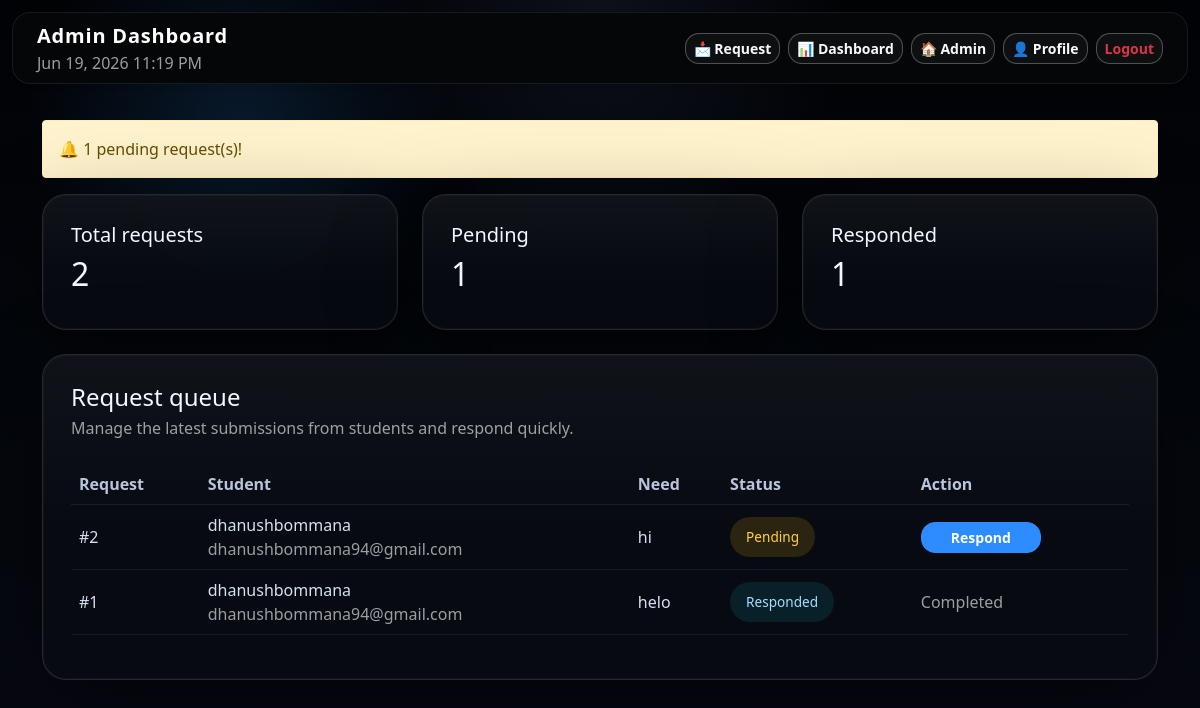
/dashboard (signed in), run on the app's committed database.
### tables this page shows
CREATE TABLE requests (
                id INTEGER PRIMARY KEY AUTOINCREMENT,
                user_id INTEGER,
                name TEXT,
                email TEXT,
                need TEXT,
                issue TEXT,
                status TEXT DEFAULT 'pending',
                response TEXT,
                created_at TIMESTAMP DEFAULT CURRENT_TIMESTAMP,
                responded_at TIMESTAMP, attachments TEXT, response_attachments TEXT,
                FOREIGN KEY(user_id) REFERENCES users(id)
            );

### app.py (the view)
@app.route('/dashboard')
@login_required
@admin_required
def dashboard():
    with get_db() as conn:
        rows = conn.execute('SELECT * FROM requests ORDER BY created_at DESC').fetchall()
        all_requests = []
        for r in rows:
            d = dict(r)
            try:
                raw = json.loads(d.get('attachments') or '[]')
                d['attachments_list'] = [os.path.basename(p) for p in raw]
            except Exception:
                d['attachments_list'] = []
            try:
                raw2 = json.loads(d.get('response_attachments') or '[]')
                d['response_attachments_list'] = [os.path.basename(p) for p in raw2]
            except Exception:
                d['response_attachments_list'] = []
            all_requests.append(d)
        pending = conn.execute('SELECT COUNT(*) as count FROM requests WHERE status="pending"').fetchone()['count']
        responded = conn.execute('SELECT COUNT(*) as count FROM requests WHERE status="responded"').fetchone()['count']
    return render_template('dashboard.html', requests=all_requests, pending=pending, responded=responded)

### app.py (called while the page is built)
def get_db():
    conn = sqlite3.connect('instance/whatsapp.db')
    conn.row_factory = sqlite3.Row
    return conn

def login_required(f):
    @wraps(f)
    def decorated(*args, **kwargs):
        if 'user_id' not in session:
            flash('Please login first', 'danger')
            return redirect(url_for('login'))
        return f(*args, **kwargs)
    return decorated

def admin_required(f):
    @wraps(f)
    def decorated(*args, **kwargs):
        if not session.get('is_admin'):
            flash('Admin access required', 'danger')
            return redirect(url_for('profile'))
        return f(*args, **kwargs)
    return decorated

@app.context_processor
def inject_now():
    return {'now': datetime.now().strftime('%b %d, %Y %I:%M %p')}

### templates/dashboard.html (shortened to what this page needs)
<!DOCTYPE html>
<html>
<head>
    <link href="https://cdn.jsdelivr.net/npm/bootstrap@5.1.3/dist/css/bootstrap.min.css" rel="stylesheet">
    <link href="{{ url_for('static', filename='style.css') }}" rel="stylesheet">
</head>
<body>
<nav class="navbar navbar-dark bg-black shadow-sm glass-nav section-slide fixed-top">
    <div class="container-fluid px-4">
        <div>
            <span class="navbar-brand fs-5">Admin Dashboard</span>
            <div class="small-text">{{ now }}</div>
        </div>
            <div class="d-flex gap-2 align-items-center top-icon-menu">
                <a href="{{ url_for('make_request') }}" class="btn btn-outline-light btn-sm">📩 Request</a>
                <a href="{{ url_for('dashboard') }}" class="btn btn-outline-light btn-sm">📊 Dashboard</a>
                <a href="{{ url_for('admin_portal') }}" class="btn btn-outline-light btn-sm">🏠 Admin</a>
                <a href="{{ url_for('profile') }}" class="btn btn-outline-light btn-sm">👤 Profile</a>
                <a href="{{ url_for('logout') }}" class="btn btn-outline-light btn-sm text-danger">Logout</a>
            </div>
    </div>
</nav>
<div class="container py-5">
    {% if pending > 0 %}
    <div class="alert alert-warning rounded-4">🔔 {{ pending }} pending request(s)!</div>
    {% endif %}
    <div class="row g-4 mb-4">
        <div class="col-md-4">
            <div class="glass-card stat-card stat-total">
                <h5>Total requests</h5>
                <h2>{{ requests|length }}</h2>
            </div>
        </div>
        <div class="col-md-4">
            <div class="glass-card stat-card stat-pending">
                <h5>Pending</h5>
                <h2>{{ pending }}</h2>
            </div>
        </div>
        <div class="col-md-4">
            <div class="glass-card stat-card stat-responded">
                <h5>Responded</h5>
                <h2>{{ responded }}</h2>
            </div>
        </div>
    </div>
    <div class="glass-card">
        <div class="d-flex justify-content-between align-items-center mb-4">
            <div>
                <h4 class="mb-1">Request queue</h4>
                <p class="small-text mb-0">Manage the latest submissions from students and respond quickly.</p>
            </div>
        </div>
        <div class="table-responsive">
            <table class="table table-borderless table-hover align-middle">
                <thead>
                    <tr>
                        <th scope="col">Request</th>
                        <th scope="col">Student</th>
                        <th scope="col">Need</th>
                        <th scope="col">Status</th>
                        <th scope="col">Action</th>
                    </tr>
                </thead>
                <tbody>
                    {% for req in requests %}
                    <tr>
                        <td>#{{ req.id }}</td>
                        <td>
                            <div class="fw-semibold">{{ req.name }}</div>
                            <div class="small-text">{{ req.email }}</div>
                        </td>
                        <td>{{ req.need }}</td>
                        <td>
                            <span class="status-chip {% if req.status == 'pending' %}pending{% else %}responded{% endif %}">{{ req.status|capitalize }}</span>
                        </td>
                        <td>
                            {% if req.status == 'pending' %}
                            <a href="{{ url_for('respond', request_id=req.id) }}" class="btn btn-sm btn-primary">Respond</a>
                            {% else %}
                            <span class="small-text">Completed</span>
                            {% endif %}
                        </td>
                    </tr>
                    {% endfor %}
                </tbody>
            </table>
        </div>
    </div>
</div>
</body>
</html>

### static/style.css (style rules this page uses)
* { margin: 0; padding: 0; box-sizing: border-box; }
:root { color-scheme: dark; font-family: 'Segoe UI', Tahoma, Geneva, Verdana, sans-serif; background-color: #020306; }
body { min-height: 100vh; background: radial-gradient(circle at top, rgba(88, 120, 176, 0.12), transparent 25%), radial-gradient(circle at 20% 15%, rgba(44, 152, 255, 0.14), transparent 18%), linear-gradient(180deg, #010206 0%, #04070c 45%, #070813 100%); color: #f4f7ff; overflow-x: hidden; perspective: 1400px; perspective-origin: center top; }
body { padding-top: 72px; }
.navbar.fixed-top { position: fixed !important; top: 12px; left: 12px; right: 12px; z-index: 1100; border-radius: 18px; }
body::before { content: ''; position: fixed; inset: 0; background: url('https://www.transparenttextures.com/patterns/diamond-upholstery.png'); opacity: 0.08; pointer-events: none; }
a, button { text-decoration: none; outline: none; }
.navbar { background: rgba(10, 14, 24, 0.92) !important; border-bottom: 1px solid rgba(255, 255, 255, 0.08); box-shadow: 0 24px 80px rgba(0, 0, 0, 0.35); }
.navbar-brand { color: #ffffff; font-weight: 700; letter-spacing: 0.04em; }
.navbar .nav-link, .btn-outline-light, .nav-dropdown-toggle { color: #e7edf7; }
.glass-nav { backdrop-filter: blur(20px); border: 1px solid rgba(255, 255, 255, 0.08); border-radius: 24px; }
.glass-panel, .glass-card, .glass-container { position: relative; background: rgba(8, 12, 18, 0.90); border: 1px solid rgba(255, 255, 255, 0.12); box-shadow: 0 28px 90px rgba(0, 0, 0, 0.42), inset 0 0 0 1px rgba(255, 255, 255, 0.03); backdrop-filter: blur(24px); border-radius: 28px; transform-style: preserve-3d; transition: transform 0.28s ease, box-shadow 0.28s ease, background 0.28s ease; }
.glass-panel::before, .glass-card::before, .glass-container::before { content: ''; position: absolute; inset: 0; pointer-events: none; background: linear-gradient(180deg, rgba(255, 255, 255, 0.08), transparent 55%); opacity: 0.45; border-radius: inherit; }
.navbar .btn, .btn, .form-select, .form-control, .card, .table { transition: all 0.25s ease; }
.btn-primary, .btn-success, .btn-outline-light, .btn-google { border-radius: 14px; font-weight: 600; }
.btn-primary, .btn-success { background: #2d8cff; border-color: #2d8cff; }
.btn-outline-light { color: #f8f9fa; border-color: rgba(255, 255, 255, 0.28); background: rgba(255, 255, 255, 0.04); }
.glass-card { border-radius: 24px; padding: 28px; }
.status-chip, .pill { display: inline-flex; align-items: center; gap: 0.45rem; padding: 0.6rem 1rem; border-radius: 999px; background: rgba(255, 255, 255, 0.06); color: #d6e1f2; font-size: 0.85rem; }
.status-chip.pending, .badge-pending { background: rgba(255, 193, 7, 0.14); color: #ffd43b; }
.status-chip.responded, .badge-responded { background: rgba(23, 162, 184, 0.14); color: #9fe0ff; }
.top-icon-menu a.btn { display: inline-flex; align-items: center; gap: .45rem; }
.glass-card .btn { min-width: 120px; }
.table thead th { color: #b8c4dc; border-bottom: 1px solid rgba(255, 255, 255, 0.08); }
.table tbody tr { border-bottom: 1px solid rgba(255, 255, 255, 0.06); }
.table td, .table th { color: #d6e1f2; vertical-align: middle; border-top: none; }
.small-text { color: rgba(235, 239, 244, 0.65); }
.card-header, .card-title, .card-subtitle, .badge, .status-chip, .timeline-item { color: #ebeff4; }
.bg-black { background: #050608 !important; }

### data on the page
requests: id "2", name "dhanushbommana", email "dhanushbommana94@gmail.com", need "hi", status "Pending"
requests: id "1", name "dhanushbommana", email "dhanushbommana94@gmail.com", need "helo", status "Responded", shows "Completed"

### other printed values
{{ pending }} "1"
{{ requests|length }} "2"
{{ responded }} "1"
